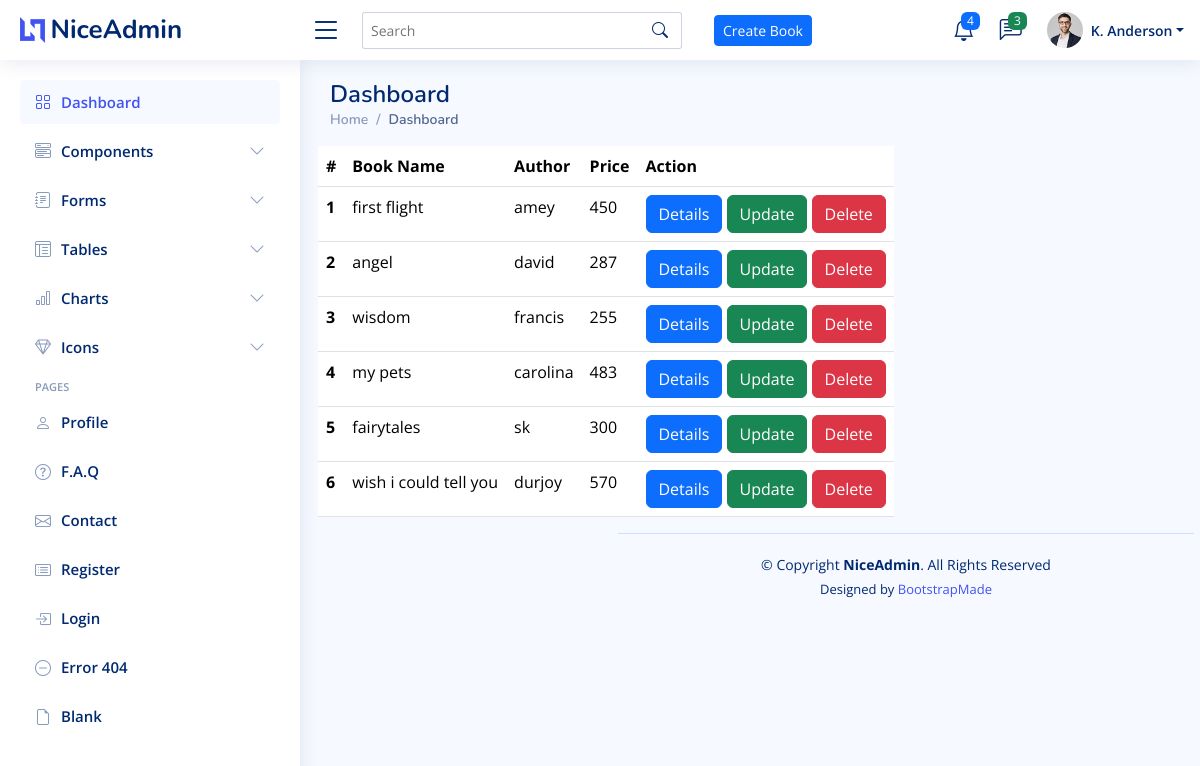
The page / on the database its author committed.
### list_app/models.py (models this page shows, shortened)
class Book(models.Model):
    title = models.CharField(max_length=200)
    author = models.CharField(max_length=200)
    price = models.IntegerField()

### list_app/views.py (the view)
# urls.py: path('', views.listbook, name='list'),
def listbook(request):
    books = Book.objects.all()
    return render(request, 'list.html', {'books': books})

### templates/list.html
{% extends 'base.html' %}
{% load static %}
{% block content %}
<table class="table">
    <thead>
    <tr>
        <th scope="col">#</th>
        <th scope="col">Book Name</th>
        <th scope="col">Author</th>
        <th scope="col">Price</th>
        <th scope="col">Action</th>
    </tr>
    </thead>
    <tbody>
    {% for book in books %}
    <tr>
        <th scope="row">{{ forloop.counter }}</th>
        <td>{{book.title}}</td>
        <td>{{book.author}}</td>
        <td>{{book.price}}</td>
        <td><a href="{% url 'details' book.id %}" class="btn btn-primary">Details</a>
        <a href="{% url 'update' book.id %}" class="btn btn-success">Update</a>
        <a href="{% url 'delete' book.id %}" class="btn btn-danger">Delete</a>
        </td>
    </tr>
    {%endfor%}
    </tbody>
</table>
{% endblock %}

### templates/base.html (shortened to what this page needs)
<!DOCTYPE html>
{% load static %}
<html lang="en">
<head>
  <link href="{% static 'assets/vendor/bootstrap/css/bootstrap.min.css' %}" rel="stylesheet">
  <link href="{% static 'assets/vendor/bootstrap-icons/bootstrap-icons.css' %}" rel="stylesheet">
  <link href="{% static 'assets/vendor/boxicons/css/boxicons.min.css' %}" rel="stylesheet">
  <link href="{% static 'assets/vendor/quill/quill.snow.css' %}" rel="stylesheet">
  <link href="{% static 'assets/vendor/quill/quill.bubble.css' %}" rel="stylesheet">
  <link href="{% static 'assets/vendor/remixicon/remixicon.css' %}" rel="stylesheet">
  <link href="{% static 'assets/vendor/simple-datatables/style.css' %}" rel="stylesheet">
  <link href="{% static 'assets/css/style.css' %}" rel="stylesheet">
</head>
<body>
  <header id="header" class="header fixed-top d-flex align-items-center">
    <div class="d-flex align-items-center justify-content-between">
      <a href="index.html" class="logo d-flex align-items-center">
        <img src="{% static 'assets/img/logo.png' %}" alt="">
        <span class="d-none d-lg-block">NiceAdmin</span>
      </a>
      <i class="bi bi-list toggle-sidebar-btn"></i>
    </div>
    <div class="search-bar">
      <form class="search-form d-flex align-items-center" method="POST" action="#">
        <input type="text" name="query" placeholder="Search" title="Enter search keyword">
        <button type="submit" title="Search"><i class="bi bi-search"></i></button>
      </form>
    </div>
<div class="container">
  <a href="{% url 'create' %}" class="btn btn-primary btn-sm"> Create Book</a>
</div>
    <nav class="header-nav ms-auto">
      <ul class="d-flex align-items-center">
        <li class="nav-item dropdown">
          <a class="nav-link nav-icon" href="#" data-bs-toggle="dropdown">
            <i class="bi bi-bell"></i>
            <span class="badge bg-primary badge-number">4</span>
          </a>
        </li>
        <li class="nav-item dropdown">
          <a class="nav-link nav-icon" href="#" data-bs-toggle="dropdown">
            <i class="bi bi-chat-left-text"></i>
            <span class="badge bg-success badge-number">3</span>
          </a>
        </li>
        <li class="nav-item dropdown pe-3">
          <a class="nav-link nav-profile d-flex align-items-center pe-0" href="#" data-bs-toggle="dropdown">
            <img src="{% static 'assets/img/profile-img.jpg' %}" alt="Profile" class="rounded-circle">
            <span class="d-none d-md-block dropdown-toggle ps-2">K. Anderson</span>
          </a>
        </li>
      </ul>
    </nav>
  </header>
  <aside id="sidebar" class="sidebar">
    <ul class="sidebar-nav" id="sidebar-nav">
      <li class="nav-item">
        <a class="nav-link " href="{% url 'list' %}">
          <i class="bi bi-grid"></i>
          <span>Dashboard</span>
        </a>
      </li>
      <li class="nav-item">
        <a class="nav-link collapsed" data-bs-target="#components-nav" data-bs-toggle="collapse" href="#">
          <i class="bi bi-menu-button-wide"></i><span>Components</span><i class="bi bi-chevron-down ms-auto"></i>
        </a>
      </li>
      <li class="nav-item">
        <a class="nav-link collapsed" data-bs-target="#forms-nav" data-bs-toggle="collapse" href="#">
          <i class="bi bi-journal-text"></i><span>Forms</span><i class="bi bi-chevron-down ms-auto"></i>
        </a>
      </li>
      <li class="nav-item">
        <a class="nav-link collapsed" data-bs-target="#tables-nav" data-bs-toggle="collapse" href="#">
          <i class="bi bi-layout-text-window-reverse"></i><span>Tables</span><i class="bi bi-chevron-down ms-auto"></i>
        </a>
      </li>
      <li class="nav-item">
        <a class="nav-link collapsed" data-bs-target="#charts-nav" data-bs-toggle="collapse" href="#">
          <i class="bi bi-bar-chart"></i><span>Charts</span><i class="bi bi-chevron-down ms-auto"></i>
        </a>
      </li>
      <li class="nav-item">
        <a class="nav-link collapsed" data-bs-target="#icons-nav" data-bs-toggle="collapse" href="#">
          <i class="bi bi-gem"></i><span>Icons</span><i class="bi bi-chevron-down ms-auto"></i>
        </a>
      </li>
      <li class="nav-heading">Pages</li>
      <li class="nav-item">
        <a class="nav-link collapsed" href="users-profile.html">
          <i class="bi bi-person"></i>
          <span>Profile</span>
        </a>
      </li>
      <li class="nav-item">
        <a class="nav-link collapsed" href="pages-faq.html">
          <i class="bi bi-question-circle"></i>
          <span>F.A.Q</span>
        </a>
      </li>
      <li class="nav-item">
        <a class="nav-link collapsed" href="pages-contact.html">
          <i class="bi bi-envelope"></i>
          <span>Contact</span>
        </a>
      </li>
      <li class="nav-item">
        <a class="nav-link collapsed" href="pages-register.html">
          <i class="bi bi-card-list"></i>
          <span>Register</span>
        </a>
      </li>
      <li class="nav-item">
        <a class="nav-link collapsed" href="pages-login.html">
          <i class="bi bi-box-arrow-in-right"></i>
          <span>Login</span>
        </a>
      </li>
      <li class="nav-item">
        <a class="nav-link collapsed" href="pages-error-404.html">
          <i class="bi bi-dash-circle"></i>
          <span>Error 404</span>
        </a>
      </li>
      <li class="nav-item">
        <a class="nav-link collapsed" href="pages-blank.html">
          <i class="bi bi-file-earmark"></i>
          <span>Blank</span>
        </a>
      </li>
    </ul>
  </aside>
  <main id="main" class="main">
    <div class="pagetitle">
      <h1>Dashboard</h1>
      <nav>
        <ol class="breadcrumb">
          <li class="breadcrumb-item"><a href="index.html">Home</a></li>
          <li class="breadcrumb-item active">Dashboard</li>
        </ol>
      </nav>
    </div>
    <section class="section dashboard">
      <div class="row">
        <div class="col-lg-8">
          <div class="row">
            {% block content %}
            {% endblock %}
  <footer id="footer" class="footer">
    <div class="copyright">
      &copy; Copyright <strong><span>NiceAdmin</span></strong>. All Rights Reserved
    </div>
    <div class="credits">
      Designed by <a href="https://bootstrapmade.com/">BootstrapMade</a>
    </div>
  </footer>
          </div></div></div></section></main>
</body>
</html>

### static/assets/css/style.css (style rules this page uses)
:root { scroll-behavior: smooth; }
body { font-family: "Open Sans", sans-serif; background: #f6f9ff; color: #444444; }
a { color: #4154f1; text-decoration: none; }
h1, h2, h3, h4, h5, h6 { font-family: "Nunito", sans-serif; }
#main { margin-top: 60px; padding: 20px 30px; transition: all 0.3s; }
.pagetitle { margin-bottom: 10px; }
.pagetitle h1 { font-size: 24px; margin-bottom: 0; font-weight: 600; color: #012970; }
.breadcrumb { font-size: 14px; font-family: "Nunito", sans-serif; color: #899bbd; font-weight: 600; }
.breadcrumb a { color: #899bbd; transition: 0.3s; }
.breadcrumb .breadcrumb-item::before { color: #899bbd; }
.breadcrumb .active { color: #51678f; font-weight: 600; }
.logo { line-height: 1; }
@media (min-width: 1200px) { .logo { width: 280px; } }
.logo img { max-height: 26px; margin-right: 6px; }
.logo span { font-size: 26px; font-weight: 700; color: #012970; font-family: "Nunito", sans-serif; }
.header { transition: all 0.5s; z-index: 997; height: 60px; box-shadow: 0px 2px 20px rgba(1, 41, 112, 0.1); background-color: #fff; padding-left: 20px; }
.header .toggle-sidebar-btn { font-size: 32px; padding-left: 10px; cursor: pointer; color: #012970; }
.header .search-bar { min-width: 360px; padding: 0 20px; }
.header .search-form { width: 100%; }
.header .search-form input { border: 0; font-size: 14px; color: #012970; border: 1px solid rgba(1, 41, 112, 0.2); padding: 7px 38px 7px 8px; border-radius: 3px; transition: 0.3s; width: 100%; }
.header .search-form button { border: 0; padding: 0; margin-left: -30px; background: none; }
.header .search-form button i { color: #012970; }
.header-nav ul { list-style: none; }
.header-nav>ul { margin: 0; padding: 0; }
.header-nav .nav-icon { font-size: 22px; color: #012970; margin-right: 25px; position: relative; }
.header-nav .nav-profile { color: #012970; }
.header-nav .nav-profile img { max-height: 36px; }
.header-nav .nav-profile span { font-size: 14px; font-weight: 600; }
.header-nav .badge-number { position: absolute; inset: -2px -5px auto auto; font-weight: normal; font-size: 12px; padding: 3px 6px; }
.sidebar { position: fixed; top: 60px; left: 0; bottom: 0; width: 300px; z-index: 996; transition: all 0.3s; padding: 20px; overflow-y: auto; scrollbar-width: thin; scrollbar-color: #aab7cf transparent; box-shadow: 0px 0px 20px rgba(1, 41, 112, 0.1); background-color: #fff; }
@media (min-width: 1200px) { #main, #footer { margin-left: 300px; } }
.sidebar-nav { padding: 0; margin: 0; list-style: none; }
.sidebar-nav li { padding: 0; margin: 0; list-style: none; }
.sidebar-nav .nav-item { margin-bottom: 5px; }
.sidebar-nav .nav-heading { font-size: 11px; text-transform: uppercase; color: #899bbd; font-weight: 600; margin: 10px 0 5px 15px; }
.sidebar-nav .nav-link { display: flex; align-items: center; font-size: 15px; font-weight: 600; color: #4154f1; transition: 0.3; background: #f6f9ff; padding: 10px 15px; border-radius: 4px; }
.sidebar-nav .nav-link i { font-size: 16px; margin-right: 10px; color: #4154f1; }
.sidebar-nav .nav-link.collapsed { color: #012970; background: #fff; }
.sidebar-nav .nav-link.collapsed i { color: #899bbd; }
.sidebar-nav .nav-link .bi-chevron-down { margin-right: 0; transition: transform 0.2s ease-in-out; }
.footer { padding: 20px 0; font-size: 14px; transition: all 0.3s; border-top: 1px solid #cddfff; }
.footer .copyright { text-align: center; color: #012970; }
.footer .credits { padding-top: 5px; text-align: center; font-size: 13px; color: #012970; }

### rows shown on the page
Book: title "first flight", author "amey", price "450"
Book: title "angel", author "david", price "287"
Book: title "wisdom", author "francis", price "255"
Book: title "my pets", author "carolina", price "483"
Book: title "fairytales", author "sk", price "300"
Book: title "wish i could tell you", author "durjoy", price "570"
